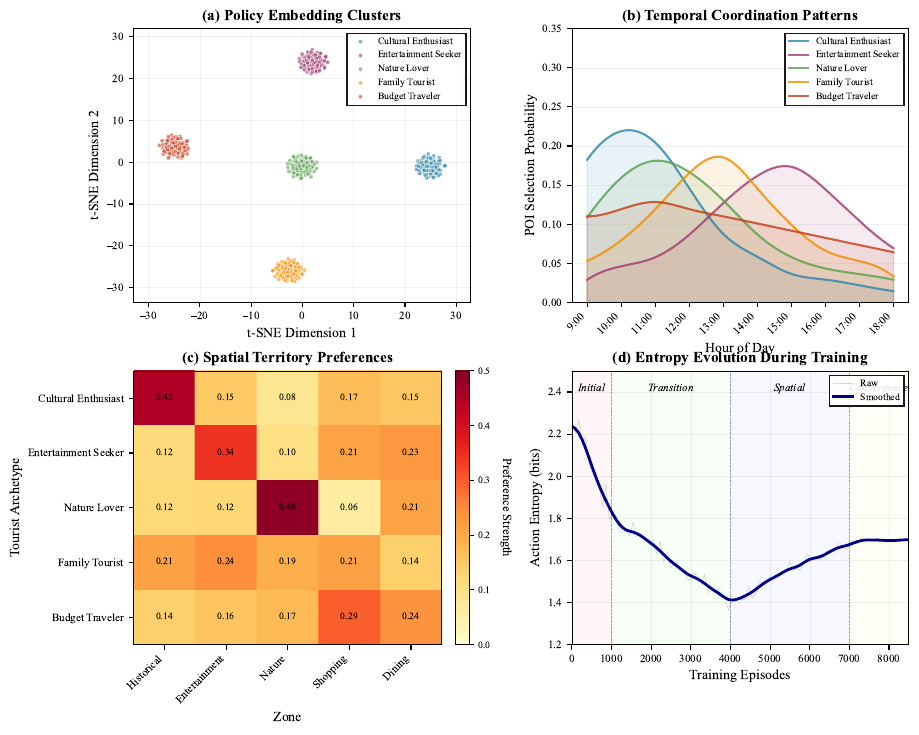

Python code for this plot:
import numpy as np
import matplotlib.pyplot as plt
import matplotlib.gridspec as gridspec
from matplotlib import cm
from matplotlib.patches import Ellipse
import seaborn as sns
from sklearn.manifold import TSNE
from scipy.interpolate import make_interp_spline
from scipy.stats import multivariate_normal
import matplotlib.patches as mpatches

# Set publication-quality parameters
plt.rcParams['font.family'] = 'serif'
plt.rcParams['font.serif'] = ['Times New Roman', 'DejaVu Serif']
plt.rcParams['font.size'] = 9
plt.rcParams['axes.labelsize'] = 10
plt.rcParams['axes.titlesize'] = 11
plt.rcParams['xtick.labelsize'] = 8
plt.rcParams['ytick.labelsize'] = 8
plt.rcParams['legend.fontsize'] = 8
plt.rcParams['figure.dpi'] = 300
plt.rcParams['savefig.dpi'] = 300
plt.rcParams['text.usetex'] = False
plt.rcParams['axes.linewidth'] = 0.5
plt.rcParams['grid.linewidth'] = 0.3
plt.rcParams['lines.linewidth'] = 1.0

# Define consistent color palette for tourist archetypes
archetype_colors = {
    'Cultural Enthusiast': '#2E86AB',
    'Entertainment Seeker': '#A23B72',
    'Nature Lover': '#59A14F',
    'Family Tourist': '#F18F01',
    'Budget Traveler': '#C73E1D'
}

def generate_policy_embeddings(n_agents=500, n_features=50):
    """Generate synthetic policy embeddings for t-SNE visualization"""
    np.random.seed(42)
    
    # Create clustered data for each archetype
    embeddings = []
    labels = []
    archetypes = list(archetype_colors.keys())
    
    for i, archetype in enumerate(archetypes):
        n_cluster = n_agents // len(archetypes)
        
        # Create cluster center with some separation
        center = np.random.randn(n_features) * 3
        center[i*10:(i+1)*10] *= 2  # Make certain features more prominent
        
        # Generate points around center
        cluster_data = center + np.random.randn(n_cluster, n_features) * 0.5
        embeddings.append(cluster_data)
        labels.extend([archetype] * n_cluster)
    
    embeddings = np.vstack(embeddings)
    
    # Apply t-SNE
    tsne = TSNE(n_components=2, perplexity=30, random_state=42, n_iter=1000)
    embedded = tsne.fit_transform(embeddings)
    
    return embedded, labels

def generate_temporal_patterns():
    """Generate temporal coordination patterns for different agent types"""
    hours = np.arange(9, 19)  # 9 AM to 6 PM
    
    patterns = {}
    
    # Cultural Enthusiast: morning preference
    cultural = np.array([0.25, 0.30, 0.28, 0.20, 0.12, 0.08, 0.05, 0.04, 0.03, 0.02])
    
    # Entertainment Seeker: afternoon preference
    entertainment = np.array([0.05, 0.08, 0.10, 0.15, 0.22, 0.28, 0.30, 0.25, 0.18, 0.12])
    
    # Nature Lover: mid-morning to early afternoon
    nature = np.array([0.15, 0.22, 0.25, 0.23, 0.18, 0.12, 0.08, 0.06, 0.05, 0.04])
    
    # Family Tourist: mid-day concentration
    family = np.array([0.08, 0.12, 0.18, 0.25, 0.28, 0.22, 0.15, 0.10, 0.08, 0.05])
    
    # Budget Traveler: distributed
    budget = np.array([0.12, 0.13, 0.14, 0.13, 0.12, 0.11, 0.10, 0.09, 0.08, 0.07])
    
    # Normalize
    patterns['Cultural Enthusiast'] = cultural / cultural.sum()
    patterns['Entertainment Seeker'] = entertainment / entertainment.sum()
    patterns['Nature Lover'] = nature / nature.sum()
    patterns['Family Tourist'] = family / family.sum()
    patterns['Budget Traveler'] = budget / budget.sum()
    
    return hours, patterns

def generate_spatial_territories():
    """Generate spatial zone preferences for agent groups"""
    zones = ['Historical', 'Entertainment', 'Nature', 'Shopping', 'Dining']
    
    # Create preference matrix (archetypes x zones)
    preferences = np.array([
        [0.45, 0.15, 0.10, 0.15, 0.15],  # Cultural Enthusiast
        [0.10, 0.40, 0.10, 0.20, 0.20],  # Entertainment Seeker
        [0.15, 0.10, 0.45, 0.10, 0.20],  # Nature Lover
        [0.20, 0.25, 0.20, 0.20, 0.15],  # Family Tourist
        [0.15, 0.15, 0.15, 0.30, 0.25],  # Budget Traveler
    ])
    
    # Add some noise for realism
    preferences += np.random.normal(0, 0.02, preferences.shape)
    preferences = np.clip(preferences, 0, 1)
    
    # Normalize rows
    preferences = preferences / preferences.sum(axis=1, keepdims=True)
    
    return zones, preferences

def generate_entropy_evolution():
    """Generate entropy evolution during training"""
    episodes = np.linspace(0, 8500, 100)
    
    # Create realistic entropy curve with phases
    entropy = []
    for ep in episodes:
        if ep < 1000:  # Initial phase
            val = 2.3 - 0.0005 * ep + np.random.normal(0, 0.05)
        elif ep < 4000:  # Transition phase
            val = 1.8 - 0.00013 * (ep - 1000) + np.random.normal(0, 0.03)
        elif ep < 7000:  # Spatial coordination phase
            val = 1.4 + 0.00010 * (ep - 4000) + np.random.normal(0, 0.02)
        else:  # Convergence phase
            val = 1.7 + np.random.normal(0, 0.01)
        entropy.append(val)
    
    entropy = np.array(entropy)
    
    # Smooth the curve
    from scipy.ndimage import gaussian_filter1d
    entropy_smooth = gaussian_filter1d(entropy, sigma=2)
    
    return episodes, entropy, entropy_smooth

# Create the figure
fig = plt.figure(figsize=(10, 8))
gs = gridspec.GridSpec(2, 2, figure=fig, hspace=0.25, wspace=0.3)

# Panel (a): t-SNE visualization
ax1 = fig.add_subplot(gs[0, 0])
embedded, labels = generate_policy_embeddings()

for archetype in archetype_colors.keys():
    mask = np.array(labels) == archetype
    ax1.scatter(embedded[mask, 0], embedded[mask, 1], 
               c=archetype_colors[archetype], label=archetype,
               alpha=0.6, s=10, edgecolors='white', linewidth=0.5)

ax1.set_xlabel('t-SNE Dimension 1', fontsize=10)
ax1.set_ylabel('t-SNE Dimension 2', fontsize=10)
ax1.set_title('(a) Policy Embedding Clusters', fontsize=11, fontweight='bold')
ax1.legend(loc='upper right', frameon=True, fancybox=False, 
          edgecolor='black', framealpha=0.9, fontsize=7)
ax1.grid(True, alpha=0.2, linestyle='-', linewidth=0.3)
ax1.set_xlim(embedded[:, 0].min() - 5, embedded[:, 0].max() + 5)
ax1.set_ylim(embedded[:, 1].min() - 5, embedded[:, 1].max() + 5)

# Panel (b): Temporal coordination patterns
ax2 = fig.add_subplot(gs[0, 1])
hours, patterns = generate_temporal_patterns()

x_smooth = np.linspace(hours.min(), hours.max(), 300)
for archetype, pattern in patterns.items():
    # Create smooth interpolation
    spline = make_interp_spline(hours, pattern, k=3)
    y_smooth = spline(x_smooth)
    ax2.plot(x_smooth, y_smooth, label=archetype, 
            color=archetype_colors[archetype], linewidth=1.5, alpha=0.8)
    ax2.fill_between(x_smooth, 0, y_smooth, 
                     color=archetype_colors[archetype], alpha=0.1)

ax2.set_xlabel('Hour of Day', fontsize=10)
ax2.set_ylabel('POI Selection Probability', fontsize=10)
ax2.set_title('(b) Temporal Coordination Patterns', fontsize=11, fontweight='bold')
ax2.set_xticks(hours)
ax2.set_xticklabels([f'{h}:00' for h in hours], rotation=45, ha='right')
ax2.legend(loc='upper right', frameon=True, fancybox=False, 
          edgecolor='black', framealpha=0.9, fontsize=7)
ax2.grid(True, alpha=0.2, axis='y', linestyle='-', linewidth=0.3)
ax2.set_ylim(0, 0.35)

# Panel (c): Spatial territory emergence
ax3 = fig.add_subplot(gs[1, 0])
zones, preferences = generate_spatial_territories()

im = ax3.imshow(preferences, cmap='YlOrRd', aspect='auto', vmin=0, vmax=0.5)
ax3.set_xticks(range(len(zones)))
ax3.set_xticklabels(zones, rotation=45, ha='right')
ax3.set_yticks(range(len(archetype_colors)))
ax3.set_yticklabels(list(archetype_colors.keys()))
ax3.set_xlabel('Zone', fontsize=10)
ax3.set_ylabel('Tourist Archetype', fontsize=10)
ax3.set_title('(c) Spatial Territory Preferences', fontsize=11, fontweight='bold')

# Add text annotations
for i in range(preferences.shape[0]):
    for j in range(preferences.shape[1]):
        text = ax3.text(j, i, f'{preferences[i, j]:.2f}',
                       ha="center", va="center", color="black", fontsize=7)

# Add colorbar
cbar = plt.colorbar(im, ax=ax3, fraction=0.046, pad=0.04)
cbar.set_label('Preference Strength', rotation=270, labelpad=15, fontsize=9)
cbar.ax.tick_params(labelsize=7)

# Panel (d): Action entropy evolution
ax4 = fig.add_subplot(gs[1, 1])
episodes, entropy_raw, entropy_smooth = generate_entropy_evolution()

# Plot raw and smoothed entropy
ax4.plot(episodes, entropy_raw, alpha=0.3, color='gray', linewidth=0.5, label='Raw')
ax4.plot(episodes, entropy_smooth, color='darkblue', linewidth=2, label='Smoothed')

# Add phase boundaries
phase_boundaries = [1000, 4000, 7000]
phase_names = ['Initial', 'Transition', 'Spatial', 'Convergence']
colors_phases = ['#ffcccc', '#ccffcc', '#ccccff', '#ffffcc']

for i, boundary in enumerate(phase_boundaries + [8500]):
    start = 0 if i == 0 else phase_boundaries[i-1]
    ax4.axvspan(start, boundary, alpha=0.15, color=colors_phases[i])
    mid_point = (start + boundary) / 2
    ax4.text(mid_point, 2.4, phase_names[i], ha='center', 
            fontsize=8, style='italic')

ax4.axvline(x=1000, color='black', linestyle='--', alpha=0.3, linewidth=0.5)
ax4.axvline(x=4000, color='black', linestyle='--', alpha=0.3, linewidth=0.5)
ax4.axvline(x=7000, color='black', linestyle='--', alpha=0.3, linewidth=0.5)

ax4.set_xlabel('Training Episodes', fontsize=10)
ax4.set_ylabel('Action Entropy (bits)', fontsize=10)
ax4.set_title('(d) Entropy Evolution During Training', fontsize=11, fontweight='bold')
ax4.legend(loc='upper right', frameon=True, fancybox=False, 
          edgecolor='black', framealpha=0.9, fontsize=7)
ax4.grid(True, alpha=0.2, linestyle='-', linewidth=0.3)
ax4.set_xlim(0, 8500)
ax4.set_ylim(1.2, 2.5)

# Adjust layout and save
plt.tight_layout()
plt.savefig('coordination_patterns.pdf', format='pdf', bbox_inches='tight', dpi=300)
plt.savefig('coordination_patterns.png', format='png', bbox_inches='tight', dpi=300)
plt.show()

print("Figure generated successfully!")
print("Saved as 'figures/coordination_patterns.pdf' and 'coordination_patterns.png'")